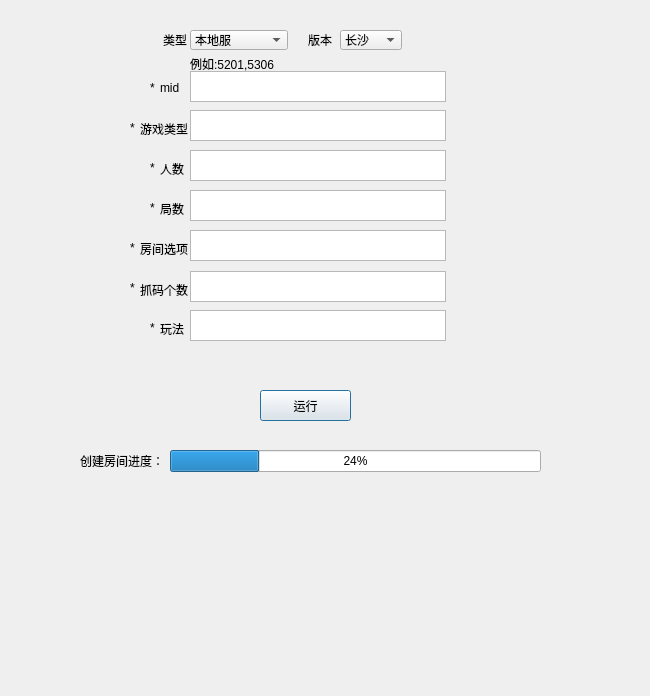
<?xml version="1.0" encoding="UTF-8"?>
<ui version="4.0">
 <class>Dialog</class>
 <widget class="QDialog" name="Dialog">
  <property name="geometry">
   <rect>
    <x>0</x>
    <y>0</y>
    <width>650</width>
    <height>696</height>
   </rect>
  </property>
  <property name="windowTitle">
   <string>Dialog</string>
  </property>
  <widget class="QComboBox" name="versions">
   <property name="geometry">
    <rect>
     <x>340</x>
     <y>30</y>
     <width>62</width>
     <height>20</height>
    </rect>
   </property>
   <item>
    <property name="text">
     <string>长沙</string>
    </property>
   </item>
   <item>
    <property name="text">
     <string>常德</string>
    </property>
   </item>
   <item>
    <property name="text">
     <string>主版本</string>
    </property>
   </item>
  </widget>
  <widget class="QComboBox" name="gameServer">
   <property name="geometry">
    <rect>
     <x>190</x>
     <y>30</y>
     <width>98</width>
     <height>20</height>
    </rect>
   </property>
   <item>
    <property name="text">
     <string>本地服</string>
    </property>
   </item>
   <item>
    <property name="text">
     <string>测试服</string>
    </property>
   </item>
  </widget>
  <widget class="QLabel" name="label_port">
   <property name="geometry">
    <rect>
     <x>308</x>
     <y>30</y>
     <width>41</width>
     <height>20</height>
    </rect>
   </property>
   <property name="text">
    <string>版本</string>
   </property>
  </widget>
  <widget class="QLabel" name="label_versions">
   <property name="geometry">
    <rect>
     <x>163</x>
     <y>30</y>
     <width>42</width>
     <height>20</height>
    </rect>
   </property>
   <property name="text">
    <string>类型</string>
   </property>
  </widget>
  <widget class="QLabel" name="mid">
   <property name="geometry">
    <rect>
     <x>160</x>
     <y>80</y>
     <width>31</width>
     <height>16</height>
    </rect>
   </property>
   <property name="text">
    <string>mid</string>
   </property>
  </widget>
  <widget class="QTextEdit" name="midText">
   <property name="geometry">
    <rect>
     <x>190</x>
     <y>71</y>
     <width>256</width>
     <height>31</height>
    </rect>
   </property>
   <property name="html">
    <string>&lt;!DOCTYPE HTML PUBLIC &quot;-//W3C//DTD HTML 4.0//EN&quot; &quot;http://www.w3.org/TR/REC-html40/strict.dtd&quot;&gt;
&lt;html&gt;&lt;head&gt;&lt;meta name=&quot;qrichtext&quot; content=&quot;1&quot; /&gt;&lt;style type=&quot;text/css&quot;&gt;
p, li { white-space: pre-wrap; }
&lt;/style&gt;&lt;/head&gt;&lt;body style=&quot; font-family:'SimSun'; font-size:9pt; font-weight:400; font-style:normal;&quot;&gt;
&lt;p style=&quot;-qt-paragraph-type:empty; margin-top:0px; margin-bottom:0px; margin-left:0px; margin-right:0px; -qt-block-indent:0; text-indent:0px;&quot;&gt;&lt;br /&gt;&lt;/p&gt;&lt;/body&gt;&lt;/html&gt;</string>
   </property>
  </widget>
  <widget class="QLabel" name="peopleNumber">
   <property name="geometry">
    <rect>
     <x>160</x>
     <y>159</y>
     <width>51</width>
     <height>20</height>
    </rect>
   </property>
   <property name="text">
    <string>人数</string>
   </property>
  </widget>
  <widget class="QTextEdit" name="peopleText">
   <property name="geometry">
    <rect>
     <x>190</x>
     <y>150</y>
     <width>256</width>
     <height>31</height>
    </rect>
   </property>
   <property name="html">
    <string>&lt;!DOCTYPE HTML PUBLIC &quot;-//W3C//DTD HTML 4.0//EN&quot; &quot;http://www.w3.org/TR/REC-html40/strict.dtd&quot;&gt;
&lt;html&gt;&lt;head&gt;&lt;meta name=&quot;qrichtext&quot; content=&quot;1&quot; /&gt;&lt;style type=&quot;text/css&quot;&gt;
p, li { white-space: pre-wrap; }
&lt;/style&gt;&lt;/head&gt;&lt;body style=&quot; font-family:'SimSun'; font-size:9pt; font-weight:400; font-style:normal;&quot;&gt;
&lt;p style=&quot;-qt-paragraph-type:empty; margin-top:0px; margin-bottom:0px; margin-left:0px; margin-right:0px; -qt-block-indent:0; text-indent:0px;&quot;&gt;&lt;br /&gt;&lt;/p&gt;&lt;/body&gt;&lt;/html&gt;</string>
   </property>
  </widget>
  <widget class="QLabel" name="Jushu">
   <property name="geometry">
    <rect>
     <x>160</x>
     <y>199</y>
     <width>51</width>
     <height>20</height>
    </rect>
   </property>
   <property name="text">
    <string>局数</string>
   </property>
  </widget>
  <widget class="QTextEdit" name="jushuText">
   <property name="geometry">
    <rect>
     <x>190</x>
     <y>190</y>
     <width>256</width>
     <height>31</height>
    </rect>
   </property>
   <property name="html">
    <string>&lt;!DOCTYPE HTML PUBLIC &quot;-//W3C//DTD HTML 4.0//EN&quot; &quot;http://www.w3.org/TR/REC-html40/strict.dtd&quot;&gt;
&lt;html&gt;&lt;head&gt;&lt;meta name=&quot;qrichtext&quot; content=&quot;1&quot; /&gt;&lt;style type=&quot;text/css&quot;&gt;
p, li { white-space: pre-wrap; }
&lt;/style&gt;&lt;/head&gt;&lt;body style=&quot; font-family:'SimSun'; font-size:9pt; font-weight:400; font-style:normal;&quot;&gt;
&lt;p style=&quot;-qt-paragraph-type:empty; margin-top:0px; margin-bottom:0px; margin-left:0px; margin-right:0px; -qt-block-indent:0; text-indent:0px;&quot;&gt;&lt;br /&gt;&lt;/p&gt;&lt;/body&gt;&lt;/html&gt;</string>
   </property>
  </widget>
  <widget class="QLabel" name="options">
   <property name="geometry">
    <rect>
     <x>140</x>
     <y>239</y>
     <width>51</width>
     <height>20</height>
    </rect>
   </property>
   <property name="text">
    <string>房间选项</string>
   </property>
  </widget>
  <widget class="QTextEdit" name="optionsText">
   <property name="geometry">
    <rect>
     <x>190</x>
     <y>230</y>
     <width>256</width>
     <height>31</height>
    </rect>
   </property>
   <property name="html">
    <string>&lt;!DOCTYPE HTML PUBLIC &quot;-//W3C//DTD HTML 4.0//EN&quot; &quot;http://www.w3.org/TR/REC-html40/strict.dtd&quot;&gt;
&lt;html&gt;&lt;head&gt;&lt;meta name=&quot;qrichtext&quot; content=&quot;1&quot; /&gt;&lt;style type=&quot;text/css&quot;&gt;
p, li { white-space: pre-wrap; }
&lt;/style&gt;&lt;/head&gt;&lt;body style=&quot; font-family:'SimSun'; font-size:9pt; font-weight:400; font-style:normal;&quot;&gt;
&lt;p style=&quot;-qt-paragraph-type:empty; margin-top:0px; margin-bottom:0px; margin-left:0px; margin-right:0px; -qt-block-indent:0; text-indent:0px;&quot;&gt;&lt;br /&gt;&lt;/p&gt;&lt;/body&gt;&lt;/html&gt;</string>
   </property>
  </widget>
  <widget class="QTextEdit" name="zhuaMaText">
   <property name="geometry">
    <rect>
     <x>190</x>
     <y>271</y>
     <width>256</width>
     <height>31</height>
    </rect>
   </property>
   <property name="html">
    <string>&lt;!DOCTYPE HTML PUBLIC &quot;-//W3C//DTD HTML 4.0//EN&quot; &quot;http://www.w3.org/TR/REC-html40/strict.dtd&quot;&gt;
&lt;html&gt;&lt;head&gt;&lt;meta name=&quot;qrichtext&quot; content=&quot;1&quot; /&gt;&lt;style type=&quot;text/css&quot;&gt;
p, li { white-space: pre-wrap; }
&lt;/style&gt;&lt;/head&gt;&lt;body style=&quot; font-family:'SimSun'; font-size:9pt; font-weight:400; font-style:normal;&quot;&gt;
&lt;p style=&quot;-qt-paragraph-type:empty; margin-top:0px; margin-bottom:0px; margin-left:0px; margin-right:0px; -qt-block-indent:0; text-indent:0px;&quot;&gt;&lt;br /&gt;&lt;/p&gt;&lt;/body&gt;&lt;/html&gt;</string>
   </property>
  </widget>
  <widget class="QLabel" name="zhua_ma">
   <property name="geometry">
    <rect>
     <x>140</x>
     <y>280</y>
     <width>51</width>
     <height>20</height>
    </rect>
   </property>
   <property name="text">
    <string>抓码个数</string>
   </property>
  </widget>
  <widget class="QLabel" name="wanfa">
   <property name="geometry">
    <rect>
     <x>160</x>
     <y>319</y>
     <width>51</width>
     <height>20</height>
    </rect>
   </property>
   <property name="text">
    <string>玩法</string>
   </property>
  </widget>
  <widget class="QTextEdit" name="wanfaText">
   <property name="geometry">
    <rect>
     <x>190</x>
     <y>310</y>
     <width>256</width>
     <height>31</height>
    </rect>
   </property>
   <property name="html">
    <string>&lt;!DOCTYPE HTML PUBLIC &quot;-//W3C//DTD HTML 4.0//EN&quot; &quot;http://www.w3.org/TR/REC-html40/strict.dtd&quot;&gt;
&lt;html&gt;&lt;head&gt;&lt;meta name=&quot;qrichtext&quot; content=&quot;1&quot; /&gt;&lt;style type=&quot;text/css&quot;&gt;
p, li { white-space: pre-wrap; }
&lt;/style&gt;&lt;/head&gt;&lt;body style=&quot; font-family:'SimSun'; font-size:9pt; font-weight:400; font-style:normal;&quot;&gt;
&lt;p style=&quot;-qt-paragraph-type:empty; margin-top:0px; margin-bottom:0px; margin-left:0px; margin-right:0px; -qt-block-indent:0; text-indent:0px;&quot;&gt;&lt;br /&gt;&lt;/p&gt;&lt;/body&gt;&lt;/html&gt;</string>
   </property>
  </widget>
  <widget class="QLabel" name="gameType">
   <property name="geometry">
    <rect>
     <x>140</x>
     <y>119</y>
     <width>51</width>
     <height>20</height>
    </rect>
   </property>
   <property name="text">
    <string>游戏类型</string>
   </property>
  </widget>
  <widget class="QTextEdit" name="gameTypeText">
   <property name="geometry">
    <rect>
     <x>190</x>
     <y>110</y>
     <width>256</width>
     <height>31</height>
    </rect>
   </property>
   <property name="html">
    <string>&lt;!DOCTYPE HTML PUBLIC &quot;-//W3C//DTD HTML 4.0//EN&quot; &quot;http://www.w3.org/TR/REC-html40/strict.dtd&quot;&gt;
&lt;html&gt;&lt;head&gt;&lt;meta name=&quot;qrichtext&quot; content=&quot;1&quot; /&gt;&lt;style type=&quot;text/css&quot;&gt;
p, li { white-space: pre-wrap; }
&lt;/style&gt;&lt;/head&gt;&lt;body style=&quot; font-family:'SimSun'; font-size:9pt; font-weight:400; font-style:normal;&quot;&gt;
&lt;p style=&quot;-qt-paragraph-type:empty; margin-top:0px; margin-bottom:0px; margin-left:0px; margin-right:0px; -qt-block-indent:0; text-indent:0px;&quot;&gt;&lt;br /&gt;&lt;/p&gt;&lt;/body&gt;&lt;/html&gt;</string>
   </property>
  </widget>
  <widget class="QPushButton" name="clickButton">
   <property name="geometry">
    <rect>
     <x>260</x>
     <y>390</y>
     <width>91</width>
     <height>31</height>
    </rect>
   </property>
   <property name="text">
    <string>运行</string>
   </property>
  </widget>
  <widget class="QLabel" name="xing_1">
   <property name="geometry">
    <rect>
     <x>150</x>
     <y>80</y>
     <width>31</width>
     <height>16</height>
    </rect>
   </property>
   <property name="text">
    <string>*</string>
   </property>
  </widget>
  <widget class="QLabel" name="xing_2">
   <property name="geometry">
    <rect>
     <x>130</x>
     <y>120</y>
     <width>31</width>
     <height>16</height>
    </rect>
   </property>
   <property name="text">
    <string>*</string>
   </property>
  </widget>
  <widget class="QLabel" name="xing_3">
   <property name="geometry">
    <rect>
     <x>150</x>
     <y>160</y>
     <width>31</width>
     <height>16</height>
    </rect>
   </property>
   <property name="text">
    <string>*</string>
   </property>
  </widget>
  <widget class="QLabel" name="xing_4">
   <property name="geometry">
    <rect>
     <x>150</x>
     <y>200</y>
     <width>31</width>
     <height>16</height>
    </rect>
   </property>
   <property name="text">
    <string>*</string>
   </property>
  </widget>
  <widget class="QLabel" name="xing_5">
   <property name="geometry">
    <rect>
     <x>130</x>
     <y>240</y>
     <width>31</width>
     <height>16</height>
    </rect>
   </property>
   <property name="text">
    <string>*</string>
   </property>
  </widget>
  <widget class="QLabel" name="xing_6">
   <property name="geometry">
    <rect>
     <x>130</x>
     <y>280</y>
     <width>31</width>
     <height>16</height>
    </rect>
   </property>
   <property name="text">
    <string>*</string>
   </property>
  </widget>
  <widget class="QLabel" name="xing_7">
   <property name="geometry">
    <rect>
     <x>150</x>
     <y>320</y>
     <width>31</width>
     <height>16</height>
    </rect>
   </property>
   <property name="text">
    <string>*</string>
   </property>
  </widget>
  <widget class="QWidget" name="layoutWidget">
   <property name="geometry">
    <rect>
     <x>80</x>
     <y>450</y>
     <width>461</width>
     <height>22</height>
    </rect>
   </property>
   <layout class="QHBoxLayout" name="horizontalLayout">
    <item>
     <widget class="QLabel" name="label">
      <property name="text">
       <string>创建房间进度：</string>
      </property>
     </widget>
    </item>
    <item>
     <widget class="QProgressBar" name="progressBar">
      <property name="value">
       <number>24</number>
      </property>
     </widget>
    </item>
   </layout>
  </widget>
  <widget class="QLabel" name="label_2">
   <property name="geometry">
    <rect>
     <x>190</x>
     <y>56</y>
     <width>121</width>
     <height>16</height>
    </rect>
   </property>
   <property name="text">
    <string>例如:5201,5306</string>
   </property>
  </widget>
 </widget>
 <resources/>
 <connections/>
</ui>
